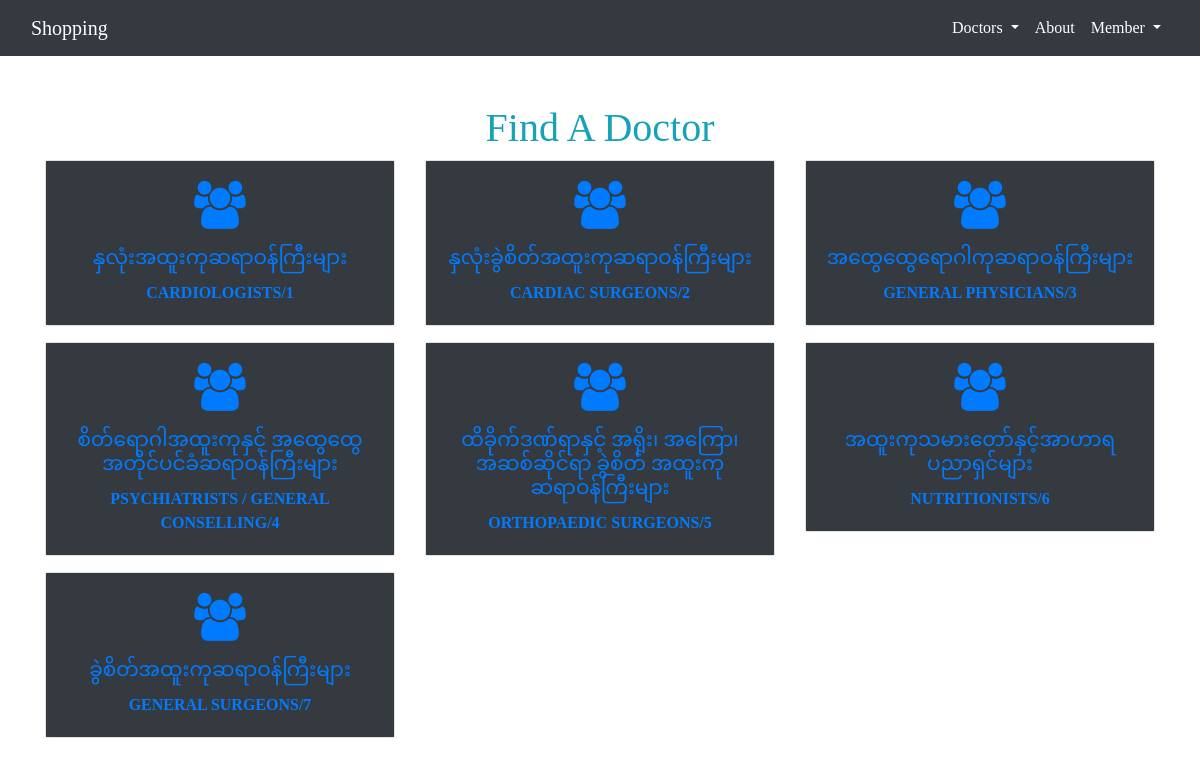
Screenshot of /doctor/ with the database file from the repository.
### doctor/models.py (models this page shows)
class Category(models.Model):
    icon=models.CharField(max_length=50)
    title=models.CharField(max_length=225)
    name=models.CharField(max_length=225)

### doctor/views.py (the view)
# urls.py: path('',views.home,name="doctor-home-page"),
def home(request):
    cats=Category.objects.all()
    dict={
        "title":"Find A Doctor",
        "cats":cats
    }
    return render(request,"doctor/home.html",dict)

### doctor/templates/doctor/home.html
{% extends 'page/base.html' %}
{% block content %}
  <div class="container my-5">
      <h1 class="text-center text-info">Find A Doctor</h1>
      <div class="row">
        {% for cat in cats %}
          <div class="col-md-4 mb-3">
            <a href="{% url 'doctor-filter-page' cat.id %}">
              <div class="card">
                <div class="card-body bg-dark">
                  <p class="text-center"><if class="fa fa-users fa-3x"></if></p>
                  <h5 class="card-title text-center">{{cat.title}}</h5>
                  <p class="card-text text-center font-weight-bolder">{{cat.name}}/{{cat.id}}</p>
                </div>
              </div>
            </a>
          </div>
        {% endfor %}
      </div>
  </div>
{% endblock %}

### page/templates/page/base.html (shortened to what this page needs)
{% load static %}
<!doctype html>
<html lang="en">
  <head>
    <link rel="stylesheet" href="https://stackpath.bootstrapcdn.com/bootstrap/4.4.1/css/bootstrap.min.css">
    <link rel="stylesheet" href="https://stackpath.bootstrapcdn.com/font-awesome/4.7.0/css/font-awesome.min.css">
     <link rel="stylesheet" href="{% static 'page/css/main.css' %}">
  </head>
  <body>
    <div class="container-fluid bg-dark">
        <nav class="navbar navbar-expand-lg navbar-light">
            <a class="navbar-brand text-white" href="#">Shopping</a>
            <div class="collapse navbar-collapse" id="navbarSupportedContent">
              <ul class="navbar-nav ml-auto">
                <li class="nav-item dropdown">
                  <a class="nav-link dropdown-toggle text-white" href="#" id="navbarDropdown" role="button" data-toggle="dropdown" aria-haspopup="true" aria-expanded="false">
                    Doctors
                  </a>
                </li>
                <li class="nav-item">
                  <a class="nav-link text-white" href="{% url 'about-page'%}">About</a>
                </li>
                <li class="nav-item dropdown">
                  <a class="nav-link dropdown-toggle text-white" href="#" id="navbarDropdown" role="button" data-toggle="dropdown" aria-haspopup="true" aria-expanded="false">
                    {% if user.is_authenticated %}
                        {{user.username}}
                    {% else %}
                        Member
                    {% endif %}
                  </a>
                </li>
              </ul>
            </div>
          </nav>
    </div>
    {% block content %}
    {% endblock %}
  </body>
</html>

### page/static/page/css/main.css (style rules this page uses)
* { font-family: Cambria, Cochin, Georgia, Times, 'Times New Roman', serif; }
h1 { color: red; }

### rows the page displays
Category: title "နှလုံးအထူးကုဆရာဝန်ကြီးများ", name "CARDIOLOGISTS", id "1"
Category: title "နှလုံးခွဲစိတ်အထူးကုဆရာဝန်ကြီးများ", name "CARDIAC SURGEONS", id "2"
Category: title "အထွေထွေရောဂါကုဆရာဝန်ကြီးများ", name "GENERAL PHYSICIANS", id "3"
Category: title "စိတ်ရောဂါအထူးကုနှင့် အထွေထွေ အတိုင်ပင်ခံဆရာဝန်ကြီးများ", name "PSYCHIATRISTS / GENERAL CONSELLING", id "4"
Category: title "ထိခိုက်ဒဏ်ရာနှင့် အရိုး၊ အကြော၊ အဆစ်ဆိုင်ရာ ခွဲစိတ် အထူးကုဆရာဝန်ကြီးများ", name "ORTHOPAEDIC SURGEONS", id "5"
Category: title "အထူးကုသမားတော်နှင့်အာဟာရပညာရှင်များ", name "NUTRITIONISTS", id "6"
Category: title "ခွဲစိတ်အထူးကုဆရာဝန်ကြီးများ", name "GENERAL SURGEONS", id "7"
